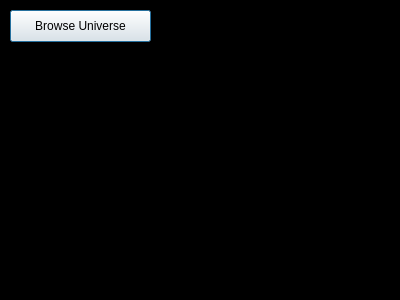
<?xml version="1.0" encoding="UTF-8"?>
<ui version="4.0">
 <class>Dialog</class>
 <widget class="QDialog" name="Dialog">
  <property name="geometry">
   <rect>
    <x>0</x>
    <y>0</y>
    <width>400</width>
    <height>300</height>
   </rect>
  </property>
  <property name="windowTitle">
   <string>Dialog</string>
  </property>
  <property name="styleSheet">
   <string notr="true">QDialog {
background-color: rgb(0,0,0)
}</string>
  </property>
  <widget class="QPushButton" name="btnListObjects">
   <property name="geometry">
    <rect>
     <x>10</x>
     <y>10</y>
     <width>141</width>
     <height>32</height>
    </rect>
   </property>
   <property name="text">
    <string>Browse Universe</string>
   </property>
  </widget>
 </widget>
 <layoutdefault spacing="6" margin="11"/>
 <resources/>
 <connections/>
</ui>
